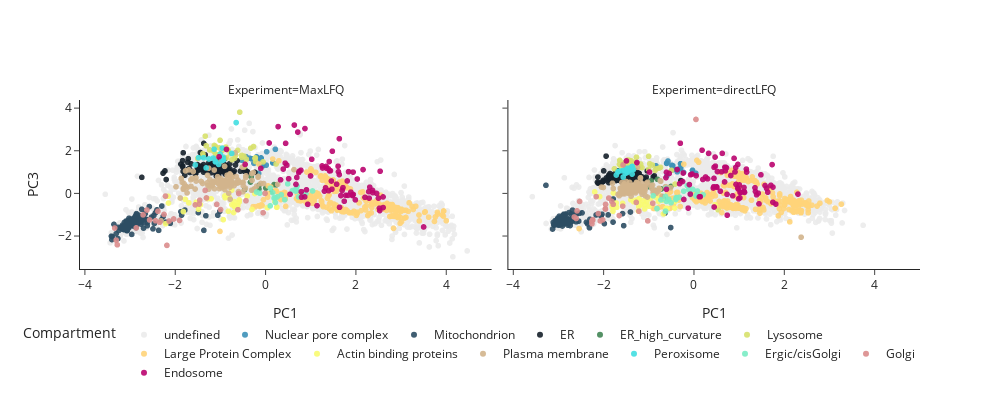

Write notebook code for a chart like this one.
### Code cell
global_pca_figure, df_global_pca = comp.plot_global_pca_comparison(multi_choice=[ 'directLFQ', 'MaxLFQ'])
ordered_legends = ['undefined', 'Nuclear pore complex', 'Mitochondrion', 'ER', 'ER_high_curvature',  'Lysosome', 'Large Protein Complex', 'Actin binding proteins','Plasma membrane' , 'Peroxisome', 'Ergic/cisGolgi', 'Golgi', 'Endosome' ]
#reorder tuple to have the same order as in the legend

name2datasets = {}
for dataset in global_pca_figure.data:
    name2datasets[dataset.name] =  name2datasets.get(dataset.name, []) +[dataset]

reordered_datasets = []
for name in ordered_legends:
    if name in name2datasets:
        datasets = name2datasets[name]
        datasets = datasets[::-1]
        reordered_datasets.extend(datasets)

global_pca_figure.data = reordered_datasets


legends = list({x.legendgroup for x in global_pca_figure.data})
print(legends)

acm_pca.extend_to_higher_number_of_colors(len(legends))
colorlist_hex = acm_pca.colorlist_hex
colorlist_hex = swap_neighboring_colors(colorlist_hex)
colorlist_hex[legends.index('undefined')] = "#EBEBEB"

#colorlist_hex = [  '#16212b',          '#54e5d6' ,          '#67e9cb',      '#EBEBEB',      '#397258', '#ffd479',               '#ffd479',              '#7eb85a', '#b3f565','#3fc5f0',         '#7bedc5', '#53eb77','#3c8aae',        '#42dee1', ]
legend_dict=dict(
    orientation="h",
    yanchor="bottom",
    y=-0.7,
    xanchor="right",
    x=1
    )

global_pca_figure.update_layout(autosize=False, 
                                     width=1000, 
                                     height=400,
                                     template="simple_white",
                                     legend=legend_dict,
                                     title = "",
                                     ).for_each_trace(lambda x: x.update(marker_color=colorlist_hex_final[ordered_legends.index(x.name)], marker_line_color="black"))

# global_pca_figure.show()
# global_pca_figure.write_image("pca_comparison.svg")
# global_pca_figure.write_image("pca_comparison.pdf")
# global_pca_figure.write_image("pca_comparison.pdf")
